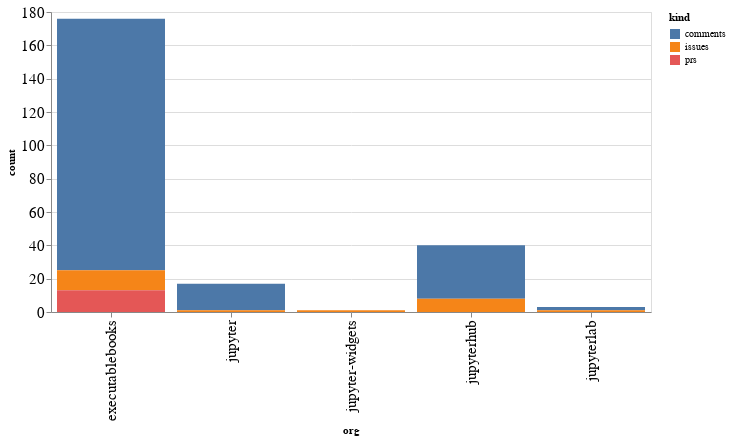

Write notebook code for a chart like this one.
### Code cell
alt.Chart(org_summaries, width=600).mark_bar().encode(
    x='org',
    y='count',
    color='kind',
    tooltip="org"
)

### Figure 1 — Vega-Lite specification as saved in the notebook (floating-point values rounded to 4 significant figures)
{"config": {"axisLeft": {"labelFontSize": 15}, "axisBottom": {"labelFontSize": 15}}, "data": {"name": "data-9185932fac89922c719a865e8e6922c7"}, "mark": "bar", "encoding": {"color": {"type": "nominal", "field": "kind"}, "tooltip": {"type": "nominal", "field": "org"}, "x": {"type": "nominal", "field": "org"}, "y": {"type": "quantitative", "field": "count"}}, "width": 600, "$schema": "https://vega.github.io/schema/vega-lite/v4.8.1.json", "datasets": {"data-9185932fac89922c719a865e8e6922c7": [{"org": "executablebooks", "kind": "comments", "count": 151}, {"org": "executablebooks", "kind": "issues", "count": 12}, {"org": "executablebooks", "kind": "prs", "count": 13}, {"org": "jupyter", "kind": "comments", "count": 16}, {"org": "jupyter", "kind": "issues", "count": 1}, {"org": "jupyter-widgets", "kind": "issues", "count": 1}, {"org": "jupyterhub", "kind": "comments", "count": 32}, {"org": "jupyterhub", "kind": "issues", "count": 8}, {"org": "jupyterlab", "kind": "comments", "count": 2}, {"org": "jupyterlab", "kind": "issues", "count": 1}]}}
